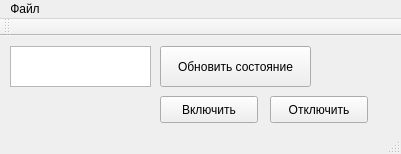
<?xml version="1.0" encoding="UTF-8"?>
<ui version="4.0">
 <class>MainWindow</class>
 <widget class="QMainWindow" name="MainWindow">
  <property name="geometry">
   <rect>
    <x>0</x>
    <y>0</y>
    <width>401</width>
    <height>154</height>
   </rect>
  </property>
  <property name="windowTitle">
   <string>Состояние КРН Нарышкино</string>
  </property>
  <widget class="QWidget" name="centralWidget">
   <widget class="QListWidget" name="Statewgt">
    <property name="geometry">
     <rect>
      <x>10</x>
      <y>10</y>
      <width>141</width>
      <height>41</height>
     </rect>
    </property>
   </widget>
   <widget class="QPushButton" name="Refresh_but">
    <property name="geometry">
     <rect>
      <x>160</x>
      <y>10</y>
      <width>151</width>
      <height>41</height>
     </rect>
    </property>
    <property name="text">
     <string>Обновить состояние</string>
    </property>
   </widget>
   <widget class="QPushButton" name="onBut">
    <property name="geometry">
     <rect>
      <x>160</x>
      <y>60</y>
      <width>98</width>
      <height>27</height>
     </rect>
    </property>
    <property name="text">
     <string>Включить</string>
    </property>
   </widget>
   <widget class="QPushButton" name="offBut">
    <property name="geometry">
     <rect>
      <x>270</x>
      <y>60</y>
      <width>98</width>
      <height>27</height>
     </rect>
    </property>
    <property name="text">
     <string>Отключить</string>
    </property>
   </widget>
   <widget class="QLabel" name="ip_label">
    <property name="geometry">
     <rect>
      <x>20</x>
      <y>60</y>
      <width>111</width>
      <height>21</height>
     </rect>
    </property>
    <property name="text">
     <string/>
    </property>
   </widget>
  </widget>
  <widget class="QMenuBar" name="menuBar">
   <property name="geometry">
    <rect>
     <x>0</x>
     <y>0</y>
     <width>401</width>
     <height>25</height>
    </rect>
   </property>
   <widget class="QMenu" name="menu">
    <property name="title">
     <string>Файл</string>
    </property>
    <widget class="QMenu" name="menu_2">
     <property name="title">
      <string>Настройки</string>
     </property>
     <addaction name="Address"/>
     <addaction name="Port"/>
    </widget>
    <addaction name="menu_2"/>
   </widget>
   <addaction name="menu"/>
  </widget>
  <widget class="QToolBar" name="mainToolBar">
   <attribute name="toolBarArea">
    <enum>TopToolBarArea</enum>
   </attribute>
   <attribute name="toolBarBreak">
    <bool>false</bool>
   </attribute>
  </widget>
  <widget class="QStatusBar" name="statusBar"/>
  <action name="Address">
   <property name="text">
    <string>IP-адрес</string>
   </property>
  </action>
  <action name="Port">
   <property name="text">
    <string>Порт</string>
   </property>
  </action>
 </widget>
 <layoutdefault spacing="6" margin="11"/>
 <resources/>
 <connections/>
</ui>
